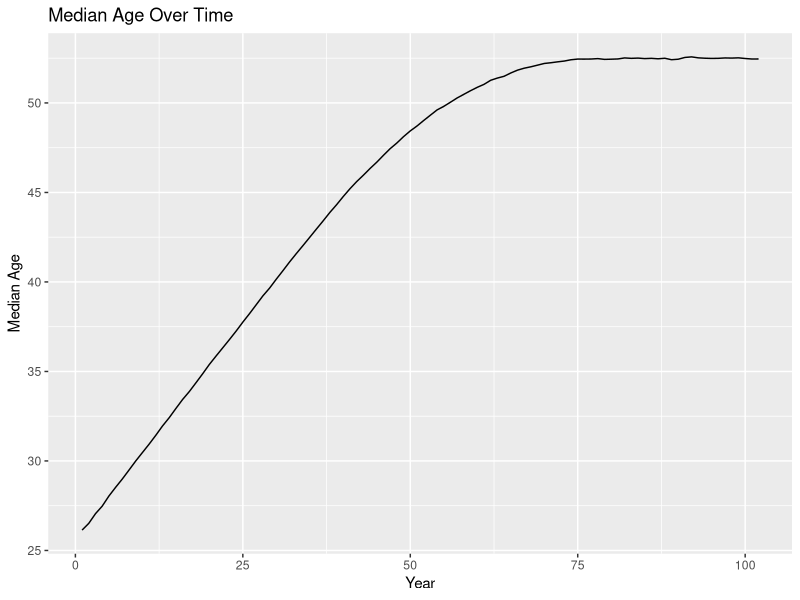
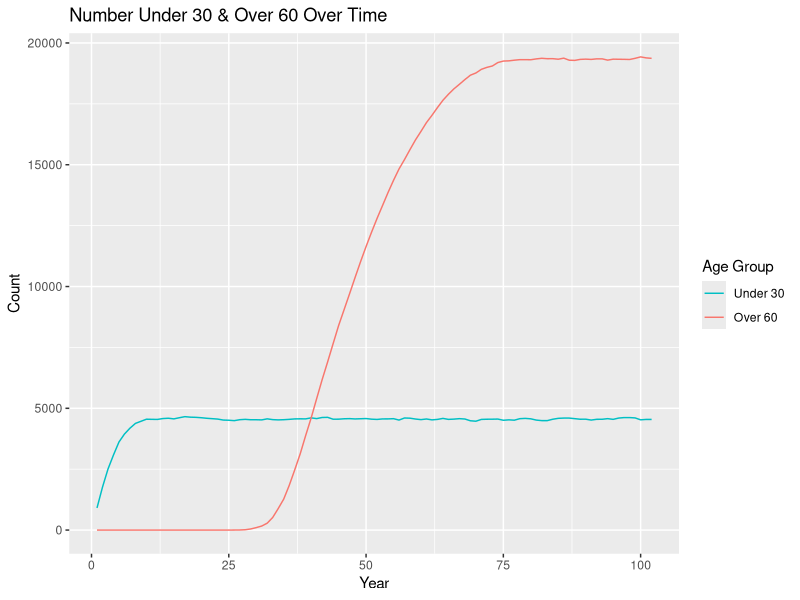
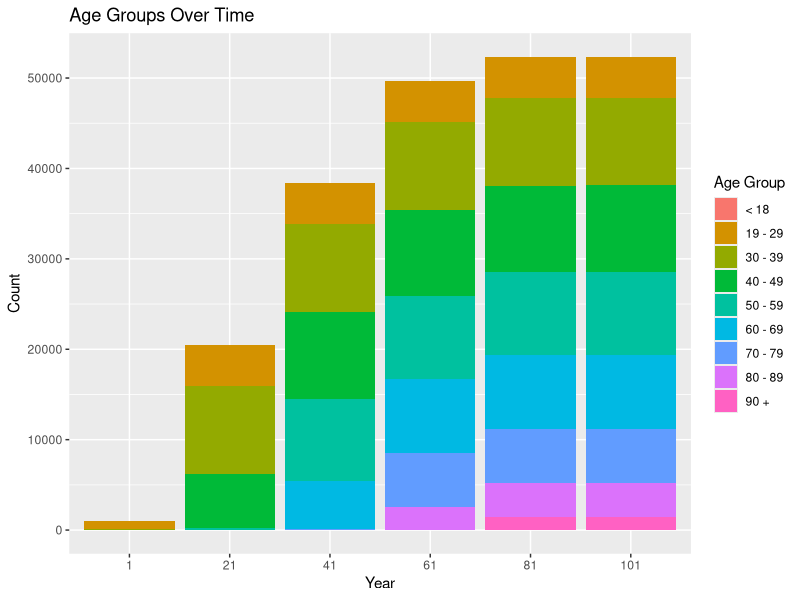
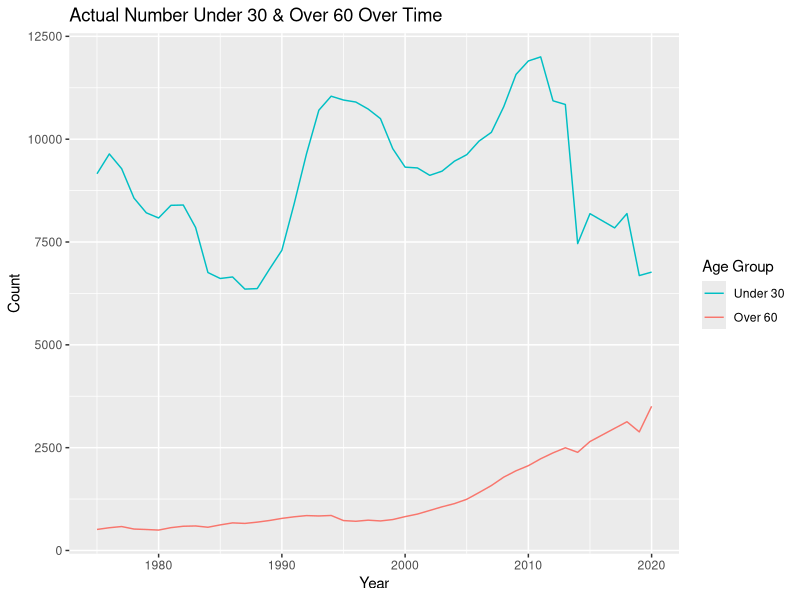
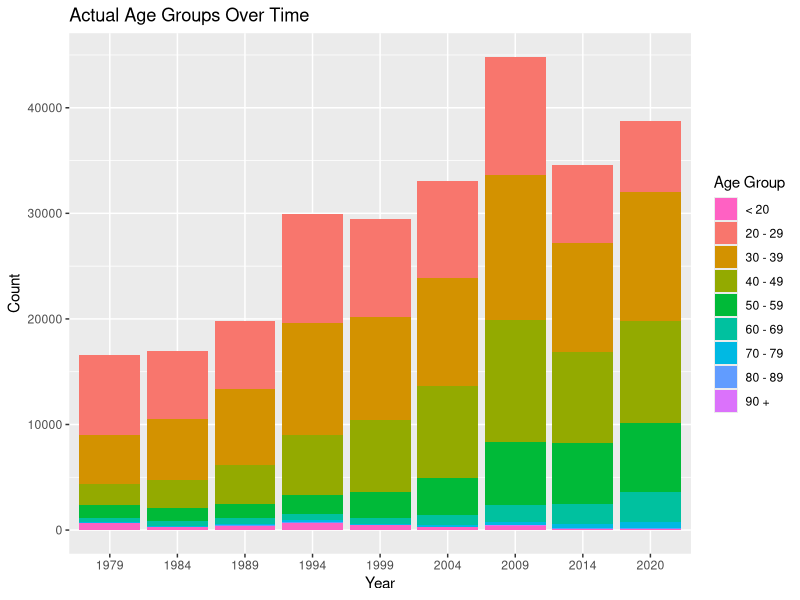
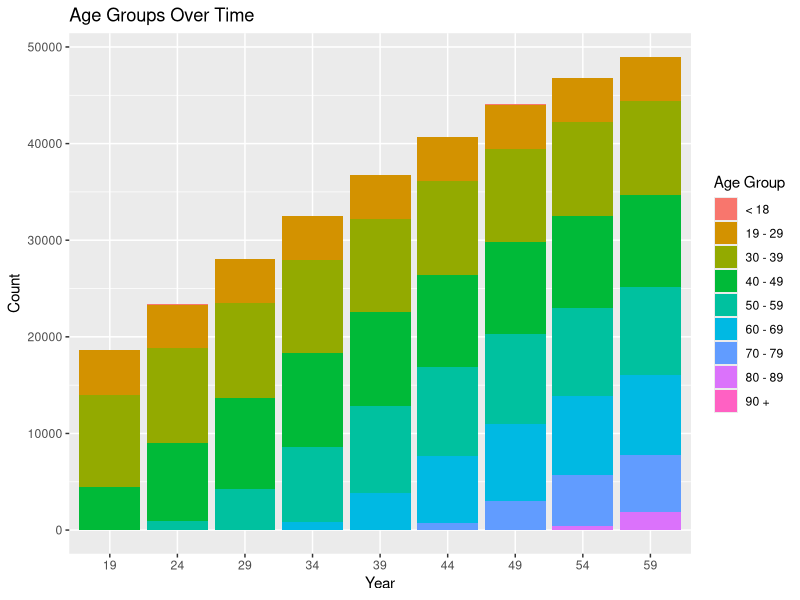
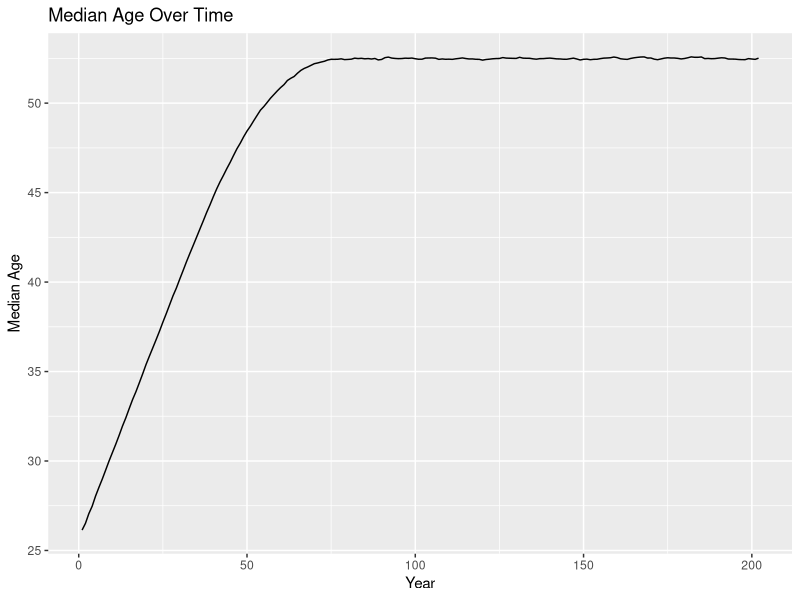
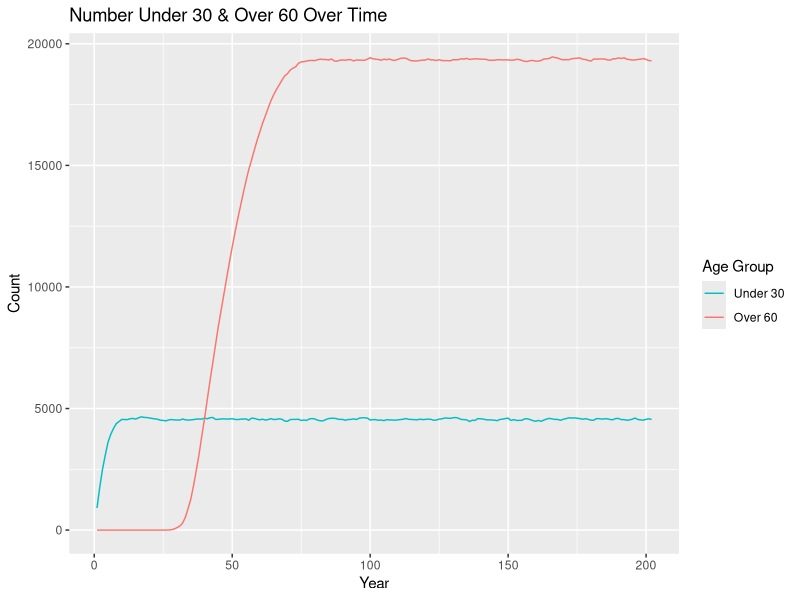

Reproduce these figures in R, in order. (Note: this script raises an error after producing the figures.)
## ---- chunk 1
knitr::opts_chunk$set(echo = TRUE)
## ---- chunk 2
library(tidyverse)
## ---- chunk 3
set.seed(12345)
## ---- chunk 4
population <- 
  rnorm(n = 1000, mean = 26, sd = 3) %>% 
  enframe() %>% 
  select(value) %>% 
  rename(original_age = value) %>% 
  mutate(current_age = original_age, years_incarcerated = 0) %>% 
  mutate(odds_of_removal = case_when(current_age < 19 ~ 0.007,
                                     current_age >= 19 & current_age < 30 ~ 0.0013,
                                     current_age >= 30 & current_age < 40 ~ 0.0019,
                                     current_age >= 40 & current_age < 50 ~ 0.0040,
                                     current_age >= 50 & current_age < 60 ~ 0.0088,
                                     current_age >= 60 & current_age < 70 ~ 0.0178,
                                     current_age >= 70 & current_age < 80 ~ 0.0439,
                                     current_age >= 80 & current_age < 90 ~ 0.1345,
                                     current_age >= 90 ~ 0.1345))
  # mutate(eligible_for_parole = FALSE)

overall <-
  tibble(year = 1, total_population = nrow(population), 
         median_age = median(population$current_age)) %>% 
  mutate("< 18" = pull(count(filter(population, current_age < 19))),
         "19 - 29" = pull(count(filter(population, current_age >= 19 & current_age < 30))),
         "30 - 39" = pull(count(filter(population, current_age >= 30 & current_age < 40))),
         "40 - 49" = pull(count(filter(population, current_age >= 40 & current_age < 50))),
         "50 - 59" = pull(count(filter(population, current_age >= 50 & current_age < 60))),
         "60 - 69" = pull(count(filter(population, current_age >= 60 & current_age < 70))),
         "70 - 79" = pull(count(filter(population, current_age >= 70 & current_age < 80))),
         "80 - 89" = pull(count(filter(population, current_age >= 80 & current_age < 90))),
         "90 +" = pull(count(filter(population, current_age >= 90))))
## ---- chunk 5
one_year_population <- function(data) {
  # age & years incarcerated increases by 1
  data$current_age <- data$current_age + 1
  data$years_incarcerated <- data$years_incarcerated + 1
  
  # updates odds of removal
  data$odds_of_removal <- case_when(data$current_age < 19 ~ 0.007,
                                    data$current_age >= 19 & data$current_age < 30 ~ 0.0013,
                                    data$current_age >= 30 & data$current_age < 40 ~ 0.0019,
                                    data$current_age >= 40 & data$current_age < 50 ~ 0.0040,
                                    data$current_age >= 50 & data$current_age < 60 ~ 0.0088,
                                    data$current_age >= 60 & data$current_age < 70 ~ 0.0178,
                                    data$current_age >= 70 & data$current_age < 80 ~ 0.0439,
                                    data$current_age >= 80 & data$current_age < 90 ~ 0.1345,
                                    data$current_age >= 90 ~ 0.1345)
  
  # POSSIBILITIES FOR RANDOM REMOVALS WITH WEIGHTED PROBABILITIES
  # randomly removes 1 percent with probability weights based on odds of removal
  # data <- data[-sample(x = 1:nrow(population), size = 0.01*nrow(population), 
  #                      prob = population$odds_of_removal),]
  
  # generates a vector of age groups to remove & we would have to somehow randomly 
  # select x number of people associated with randomly selected age groups to remove
  # sample(x = c("< 18", "19 - 29", "30 - 39", "40 - 49", "50 - 59", "60 - 69", "70 - 79",
  #              "80 - 89", "90 +"), size = 0.01*nrow(population), replace = TRUE,
  #        prob = c(0.007, 0.0013, 0.0019, 0.0040, 0.0088, 0.0178, 0.0439, 0.1345, 0.1345))

  # samples 1 percent of population to then remove
  # may not be particularly different from original sampling (hard coded # vs %)
  # sample_frac(data, 0.01, weight = population$odds_of_removal)
  
  # creates age group cohorts & randomly removes fraction based on cohort
  less_than_18 <- filter(data, current_age < 19)
  less_than_18 <- sample_frac(less_than_18, (1 - 0.0055))
  
  `19_to_29` <- filter(data, current_age >= 19 & current_age < 30)
  `19_to_29` <- sample_frac(`19_to_29`, (1 - 0.0022))
  
  `30_to_39` <- filter(data, current_age >= 30 & current_age < 40)
  `30_to_39` <- sample_frac(`30_to_39`, (1 - 0.0023))
  
  `40_to_49` <- filter(data, current_age >= 40 & current_age < 50)
  `40_to_49` <- sample_frac(`40_to_49`, (1 - 0.0025))
  
  `50_to_59` <- filter(data, current_age >= 50 & current_age < 60)
  `50_to_59` <- sample_frac(`50_to_59`, (1 - 0.0060))
  
  `60_to_69` <- filter(data, current_age >= 60 & current_age < 70)
  `60_to_69` <- sample_frac(`60_to_69`, (1 - 0.0162))
  
  `70_to_79` <- filter(data, current_age >= 70 & current_age < 80)
  `70_to_79` <- sample_frac(`70_to_79`, (1 - 0.0424))
  
  `80_to_89` <- filter(data, current_age >= 80 & current_age < 90)
  `80_to_89` <- sample_frac(`80_to_89`, (1 - 0.0519))
  
  over_90 <- filter(data, current_age >= 90)
  over_90 <- sample_frac(over_90, (1 - 0.1250))
  
  data <- do.call("rbind", list(less_than_18, `19_to_29`, `30_to_39`, `40_to_49`, `50_to_59`, 
                                `60_to_69`,`70_to_79`, `80_to_89`, over_90))
  
  # adds 1000 more
  incoming <- 
    rnorm(n = 1000, mean = 26, sd = 3) %>% 
    enframe() %>% 
    select(value) %>% 
    rename(original_age = value) %>% 
    mutate(current_age = original_age, years_incarcerated = 0) %>% 
    mutate(odds_of_removal = case_when(current_age < 19 ~ 0.007,
                                       current_age >= 19 & current_age < 30 ~ 0.0013,
                                       current_age >= 30 & current_age < 40 ~ 0.0019,
                                       current_age >= 40 & current_age < 50 ~ 0.0040,
                                       current_age >= 50 & current_age < 60 ~ 0.0088,
                                       current_age >= 60 & current_age < 70 ~ 0.0178,
                                       current_age >= 70 & current_age < 80 ~ 0.0439,
                                       current_age >= 80 & current_age < 90 ~ 0.1345,
                                       current_age >= 90 ~ 0.1345))
    #mutate(eligible_for_parole = FALSE)
  data <- rbind(data, incoming)
  
  # removes any observations with age greater than 100
  data <- data %>% 
    filter(current_age < 100)
}

one_year_overall <- function(data, p) {
    incoming <-
      tibble(year = last(data$year) + 1, total_population = nrow(p),
             median_age = median(p$current_age)) %>% 
        mutate("< 18" = pull(count(filter(p, current_age < 19))),
               "19 - 29" = pull(count(filter(p, current_age >= 19 & current_age < 30))),
               "30 - 39" = pull(count(filter(p, current_age >= 30 & current_age < 40))),
               "40 - 49" = pull(count(filter(p, current_age >= 40 & current_age < 50))),
               "50 - 59" = pull(count(filter(p, current_age >= 50 & current_age < 60))),
               "60 - 69" = pull(count(filter(p, current_age >= 60 & current_age < 70))),
               "70 - 79" = pull(count(filter(p, current_age >= 70 & current_age < 80))),
               "80 - 89" = pull(count(filter(p, current_age >= 80 & current_age < 90))),
               "90 +" = pull(count(filter(p, current_age >= 90))))
    data <- rbind(data, incoming)
}
## ---- chunk 6
population <- one_year_population(population)
overall <- one_year_overall(overall, population)

# extend 100 years until stable
test_population <- population
test_overall <- overall
for (i in 1:100) {
  test_population <- one_year_population(test_population)
  test_overall <- one_year_overall(test_overall, test_population)
}
## ---- chunk 7
ggplot(data = test_overall, mapping = aes(x = year, y = median_age)) +
  geom_line() +
  labs(title = "Median Age Over Time", x = "Year", y = "Median Age")

test_overall %>% 
  mutate(under_30 = `19 - 29` + `< 18`, 
         over_60 = `60 - 69` + `70 - 79` + `80 - 89` + `90 +`) %>% 
  select(year, under_30, over_60) %>% 
  ggplot(data = ., mapping = aes(x = year, group = 1)) +
  geom_line(mapping = aes(y = under_30, color = "under_30")) +
  geom_line(mapping = aes(y = over_60, color = "over_60")) +
  labs(title = "Number Under 30 & Over 60 Over Time", x = "Year", y = "Count") +
  scale_color_discrete(name = "Age Group",
                       breaks = c("under_30", "over_60"), labels = c("Under 30", "Over 60"))

test_overall_long <- test_overall %>% 
  select(year, `< 18`:`90 +`) %>% 
  mutate(year = as.character(year)) %>% 
  pivot_longer(-year, names_to = "age_group", values_to = "count")

ggplot(data = test_overall_long, mapping = aes(x = year, y = count, fill = age_group)) +
  geom_bar(position = "stack", stat = "identity") +
  labs(title = "Age Groups Over Time", x = "Year", y = "Count") +
  scale_x_discrete(limits = c("1", "21", "41", "61", "81", "101")) +
  scale_fill_discrete(name = "Age Group",
                      breaks = c("< 18", "19 - 29", "30 - 39", "40 - 49", "50 - 59", "60 - 69",
                                 "70 - 79", "80 - 89", "90 +"))
## ---- chunk 8
bar_race <- test_overall %>% 
  select(year, `< 18`:`90 +`) %>% 
  mutate(year = as.character(year)) %>% 
  pivot_longer(-year, names_to = "age_group", values_to = "count") %>% 
  pivot_wider(names_from = "year", values_from = "count")
## ---- chunk 9
actual <- read.csv("populations.csv")
actual %>% 
  mutate(Under30 = AgeUnder20 + Age20to29, 
         Over60 = Age60to69 + Age70to79 + Age80to89 + Age90over) %>% 
  select(year, Under30, Over60) %>% 
  ggplot(data = ., mapping = aes(x = year, group = 1)) +
  geom_line(mapping = aes(y = Under30, color = "Under30")) +
  geom_line(mapping = aes(y = Over60, color = "Over60")) +
  labs(title = "Actual Number Under 30 & Over 60 Over Time", x = "Year", y = "Count") +
  scale_color_discrete(name = "Age Group",
                       breaks = c("Under30", "Over60"), labels = c("Under 30", "Over 60"))

actual_long <- actual %>% 
  select(year, AgeUnder20:Age90over) %>% 
  mutate(year = as.character(year)) %>% 
  pivot_longer(-year, names_to = "age_group", values_to = "count")

ggplot(data = actual_long, mapping = aes(x = year, y = count, fill = age_group)) +
  geom_bar(position = "stack", stat = "identity") +
  labs(title = "Actual Age Groups Over Time", x = "Year", y = "Count") +
  scale_x_discrete(limits = c("1979", "1984", "1989", "1994", "1999", "2004", "2009", "2014", 
                              "2020")) +
  scale_fill_discrete(name = "Age Group",
                      breaks = c("AgeUnder20", "Age20to29", "Age30to39", "Age40to49", 
                                 "Age50to59", "Age60to69", "Age70to79", "Age80to89",
                                 "Age90over"),
                      labels = c("< 20", "20 - 29", "30 - 39", "40 - 49", "50 - 59", "60 - 69",
                                 "70 - 79", "80 - 89", "90 +"))

ggplot(data = test_overall_long, mapping = aes(x = year, y = count, fill = age_group)) +
  geom_bar(position = "stack", stat = "identity") +
  labs(title = "Age Groups Over Time", x = "Year", y = "Count") +
  scale_x_discrete(limits = c("19", "24", "29", "34", "39", "44", "49", "54", "59")) +
  scale_fill_discrete(name = "Age Group",
                      breaks = c("< 18", "19 - 29", "30 - 39", "40 - 49", "50 - 59", "60 - 69",
                                 "70 - 79", "80 - 89", "90 +"))

## ---- chunk 10
test_population_e <- test_population
test_overall_e <- test_overall
for (i in 1:100) {
  test_population_e <- one_year_population(test_population_e)
  test_overall_e <- one_year_overall(test_overall_e, test_population_e)
}
## ---- chunk 11
ggplot(data = test_overall_e, mapping = aes(x = year, y = median_age)) +
  geom_line() +
  labs(title = "Median Age Over Time", x = "Year", y = "Median Age")

test_overall_e %>% 
  mutate(under_30 = `19 - 29` + `< 18`, 
         over_60 = `60 - 69` + `70 - 79` + `80 - 89` + `90 +`) %>% 
  select(year, under_30, over_60) %>% 
  ggplot(data = ., mapping = aes(x = year, group = 1)) +
  geom_line(mapping = aes(y = under_30, color = "under_30")) +
  geom_line(mapping = aes(y = over_60, color = "over_60")) +
  labs(title = "Number Under 30 & Over 60 Over Time", x = "Year", y = "Count") +
  scale_color_discrete(name = "Age Group",
                       breaks = c("under_30", "over_60"), labels = c("Under 30", "Over 60"))

test_overall_e_long <- test_overall_e %>% 
  select(year, `< 18`:`90 +`) %>% 
  mutate(year = as.character(year)) %>% 
  pivot_longer(-year, names_to = "age_group", values_to = "count") %>% 
  filter(year == "1" | year == "21" | year == "41" | year == "61" | year == "81" | 
           year == "101" | year == "121" | year == "141" | year == "161" | year == "181" |
           year == "201")

ggplot(data = test_overall_e_long, mapping = aes(x = year, y = count, fill = age_group)) +
  geom_bar(position = "stack", stat = "identity") +
  labs(title = "Age Groups Over Time", x = "Year", y = "Count") +
  scale_x_discrete(limits = c("1", "21", "41", "61", "81", "101", "121", "141", "161", "181", 
                              "201")) +
  scale_fill_discrete(name = "Age Group",
                      breaks = c("< 18", "19 - 29", "30 - 39", "40 - 49", "50 - 59", "60 - 69",
                                 "70 - 79", "80 - 89", "90 +"))

bar_race_e <- test_overall_e %>% 
  select(year, `< 18`:`90 +`) %>% 
  mutate(year = as.character(year)) %>% 
  pivot_longer(-year, names_to = "age_group", values_to = "count") %>% 
  pivot_wider(names_from = "year", values_from = "count")
## ---- chunk 12
one_year_parole <- function(data) {
  # age & years incarcerated increases by 1
  data$current_age <- data$current_age + 1
  data$years_incarcerated <- data$years_incarcerated + 1
  
  # updates odds of removal
  data$odds_of_removal <- case_when(data$current_age < 19 ~ 0.007,
                                    data$current_age >= 19 & data$current_age < 30 ~ 0.0013,
                                    data$current_age >= 30 & data$current_age < 40 ~ 0.0019,
                                    data$current_age >= 40 & data$current_age < 50 ~ 0.0040,
                                    data$current_age >= 50 & data$current_age < 60 ~ 0.0088,
                                    data$current_age >= 60 & data$current_age < 70 ~ 0.0178,
                                    data$current_age >= 70 & data$current_age < 80 ~ 0.0439,
                                    data$current_age >= 80 & data$current_age < 90 ~ 0.1345,
                                    data$current_age >= 90 ~ 0.1345)
  
  # NOT TOTALLY FUNCTIONAL!!!
  # if incarcerated for more than 20 years, odds of removal increases 10 percent
  # checks if eligible for parole
  # if eligibility has been checked and odds of removal has increased, does not increase again
  if (data$years_incarcerated > 20 & !data$eligible_for_parole) {
    data$odds_of_removal <- data$odds_of_removal + 0.1
    data$eligible_for_parole <- TRUE
  }
  
  # randomly removes 1 percent
  data <- data[-sample(x = 1:nrow(population), size = 0.01*nrow(population), 
                       prob = population$odds_of_removal),]
  
  # adds 1000 more
  incoming <- 
    rnorm(n = 1000, mean = 26, sd = 3) %>% 
    enframe() %>% 
    select(value) %>% 
    rename(original_age = value) %>% 
    mutate(current_age = original_age, years_incarcerated = 0, eligible_for_parole = FALSE) %>% 
    mutate(odds_of_removal = case_when(current_age < 19 ~ 0.007,
                                       current_age >= 19 & current_age < 30 ~ 0.0013,
                                       current_age >= 30 & current_age < 40 ~ 0.0019,
                                       current_age >= 40 & current_age < 50 ~ 0.0040,
                                       current_age >= 50 & current_age < 60 ~ 0.0088,
                                       current_age >= 60 & current_age < 70 ~ 0.0178,
                                       current_age >= 70 & current_age < 80 ~ 0.0439,
                                       current_age >= 80 & current_age < 90 ~ 0.1345,
                                       current_age >= 90 ~ 0.1345))
  data <- rbind(data, incoming)
  
  # removes any observations with age greater than 100
  data <- data %>% 
    filter(current_age < 100)
}
## ---- chunk 13
parole_population <- population %>% 
  mutate(eligible_for_parole = FALSE)
parole_overall <- overall

for (i in 1:100) {
  parole_population <- one_year_parole(parole_population)
  parole_overall <- one_year_overall(parole_overall, parole_population)
}
